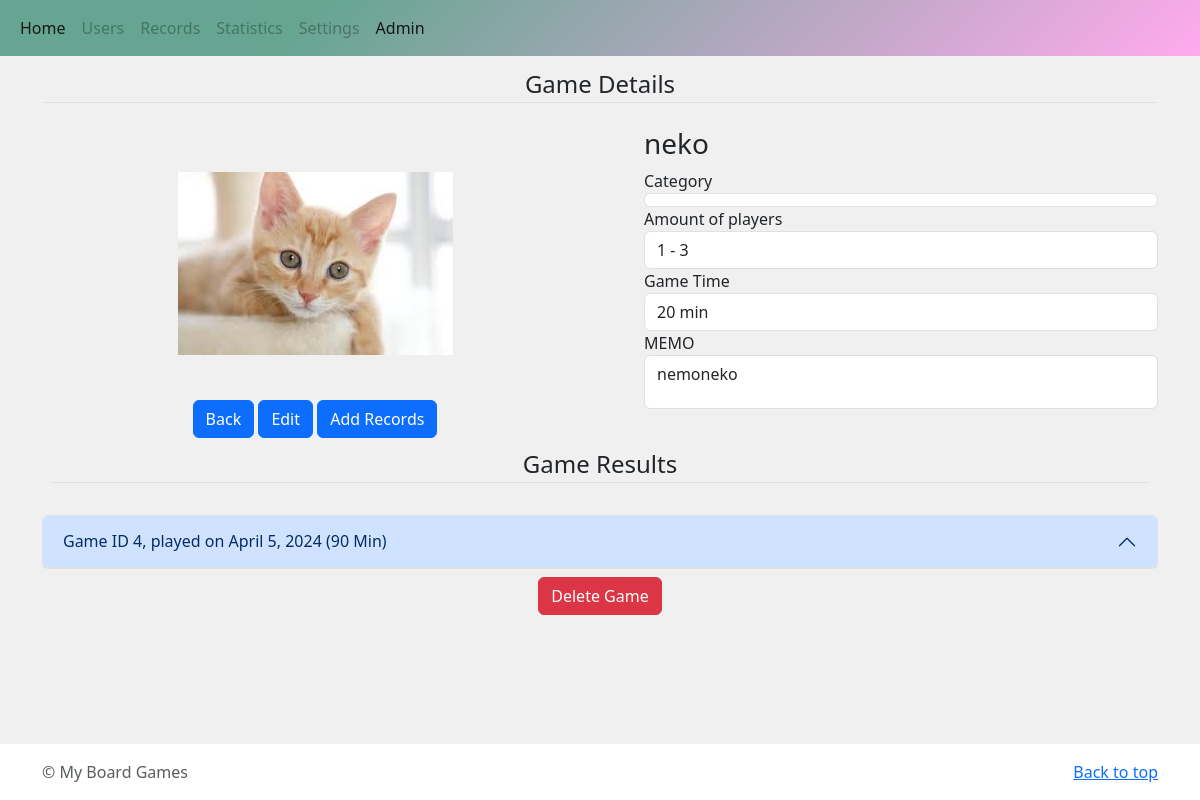
Page /14 on the earlier database version.
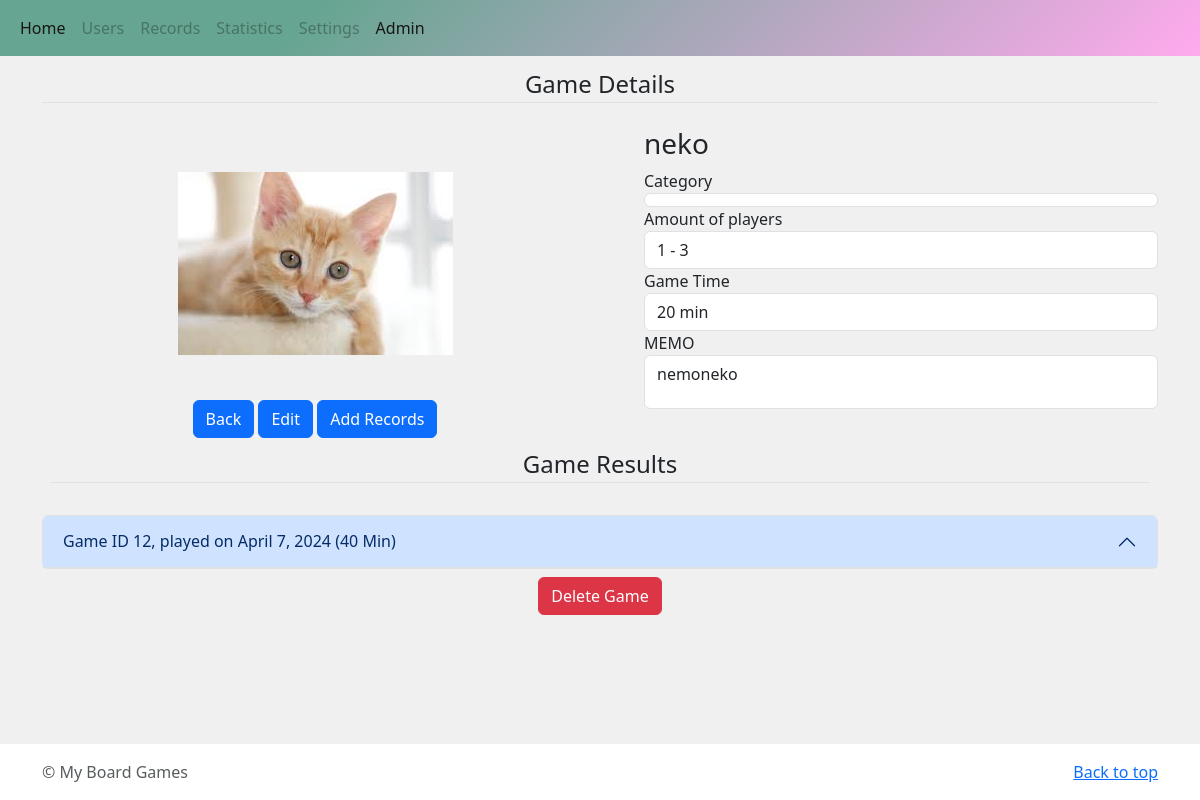
Same page on the later database version.
### cms/models.py (models this page shows, shortened)
class History(models.Model):
    date = models.DateField(default=timezone.now)
    game = models.ForeignKey(Game, on_delete=models.CASCADE)
    duaration = models.PositiveIntegerField()

### cms/views.py (the view)
# urls.py: path('<int:game_id>', views.detail, name='detail'),
def detail(request, game_id,):
    game = get_object_or_404(Game, id=game_id)
    histories = History.objects.filter(game=game_id)
    results = Result.objects.filter(history__game=game_id).order_by('-score')
    initial_data = {'game': game}
    record_form = HistoryForm(initial=initial_data)
    record_formset = RecordFormset()
    game_form = GameForm(instance=game)
    context = {
        'game': game,
        'histories': histories,
        'results': results,
        'record_form': record_form,
        'record_formset': record_formset,
        'game_form': game_form,
    }
    return render(request, 'cms/detail.html', context)

### cms/models.py (called while the page is built)
    def __str__(self):
        return self.title

    def __str__(self):
        return self.name

### cms/templates/cms/detail.html (shortened to what this page needs)
{% extends 'cms/base.html' %}
{% block content %}
<div class="container">
    <legend class="border-bottom mb-4 text-center">Game Details</legend>
    <div class="row row-cols-1 row-cols-xs-1 row-cols-sm-1 row-cols-md-2 cols-lg-2 cols-xl-2 cols-xxl-2">
        <div class="col">
            <div class="row">
                <div class="col col-12">
                {% if game.image %}
                    <img class="boardgame-detail-image img-fluid" src="{{ game.image.url }}" alt="plant image">
                {% else %}
                    <img class="boardgame-detail-image img-fluid" src="http://placehold.it/360x150" alt="game image">
                {% endif %}
                </div>
                <div class="col align-items-end" >
                    <div class="text-center">
                        <a href="{% url 'cms:index' %}" class="btn btn-primary">Back</a>
                        <button class="btn btn-primary" data-bs-toggle="modal" data-bs-target="#modalGame">Edit</button>
                        <button class="btn btn-primary" data-bs-toggle="modal" data-bs-target="#modalRecord">Add Records</button>
                    </div>
                </div>
            </div>
        </div>
        <div class="col">
            <ul>
                <div id="" data-name='{{ game }}'><h3>{{ game }}</h3></div>
                <label for="game-category">Category</label><span class="form-control" id="game-category">{{ game.category }}</span>
                <label for="game-player">Amount of players</label><span class="form-control" id="game-player">{{ game.player }}</span>
                <label for="game-time">Game Time</label><span class="form-control" id="game-time">{{ game.time }}</span>
                <label for="game-memo">MEMO</label><span class="form-control" id="game-memo">{{ game.memo | linebreaks | urlize }}</span>
            </ul>
        </div>
    </div>
    <div class="row p-2">
        <div class="col">
            <legend class="border-bottom mb-4 text-center">Game Results</legend>
        </div>
    </div>
    {% if histories %}
        {% for history in histories %}
        <div class="accordion" id="accordionGameHistory{{ history.id }}">
            <div class="accordion-item">
                <h2 class="accordion-header">
                    <button class="accordion-button" type="button" data-bs-toggle="collapse" data-bs-target="#collapse{{ history.id }}" aria-expanded="false" aria-controls="collapse{{ history.id }}">
                        Game ID {{ history.id }}, played on {{ history.date }} ({{ history.duaration }} Min)
                    </button>
                </h2>
            </div>
        </div>
        {% endfor %}
    {% endif %}
    <div class="row p-2">
        <div class="col">
            <div class="text-center">
                <button class="btn btn-danger" data-bs-toggle="modal" data-bs-target="#deleteGame">Delete Game</button>
            </div>
        </div>
    </div>
</div>
{% endblock %}

Differences in the rows shown:
removed History: id "4", date "April 5, 2024", duaration "90"
added History: id "12", date "April 7, 2024", duaration "40"
